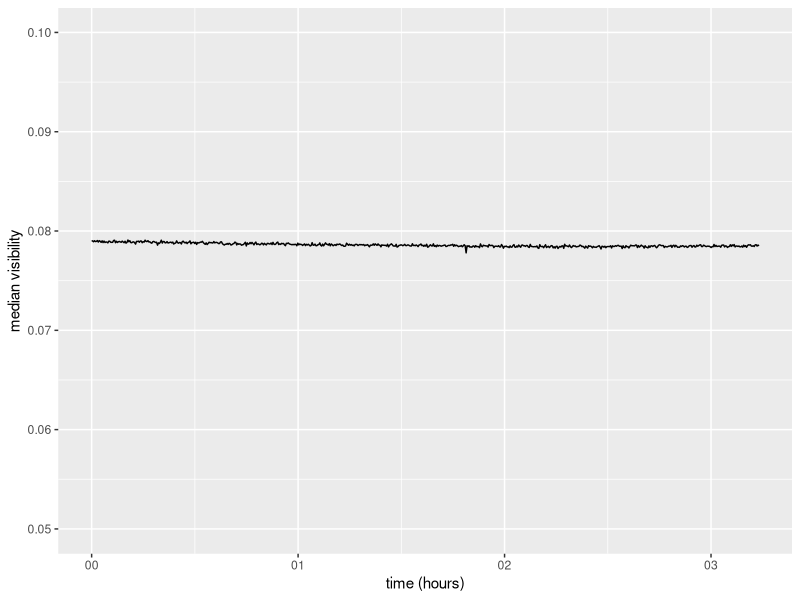
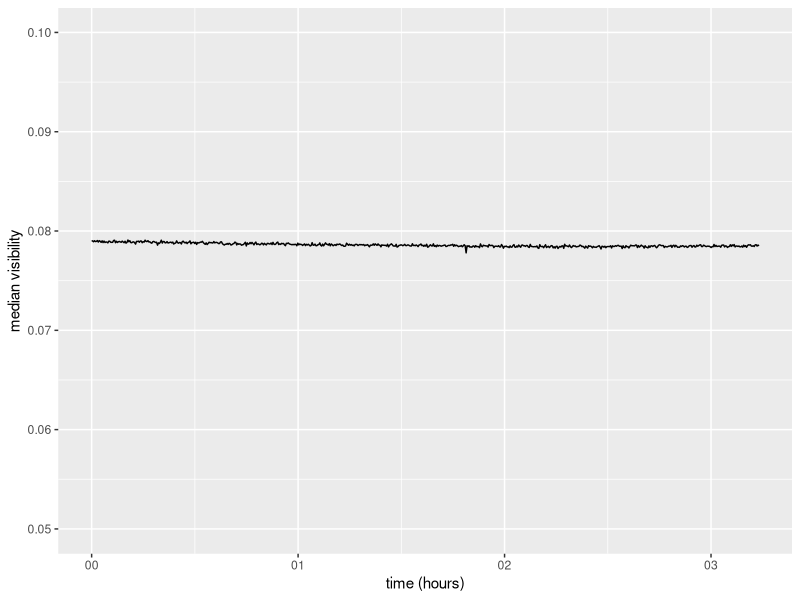

Generate these figures, in order, with R:
#!/usr/bin/env Rscript

library(ggplot2)
library(data.table)
library(scales)

dt = fread("visibility.csv")
setnames(dt, "V1", "time")
setnames(dt, "V2", "visibility")
print(dt)

time_origin = dt[1, time]
dt[, time := as.POSIXct(time - time_origin, origin="1970-01-01")]

plot = ggplot(dt, aes(x=time, y=visibility)) +
    geom_line() +
    scale_x_datetime(labels=date_format("%H")) +
    scale_y_continuous(limits=c(0.05, 0.1)) +
    xlab("time (hours)") +
    ylab("median visibility")

X11()
print(plot)
width = 6
factor = 0.75
height = width * factor
ggsave("visibility_stable.png", plot, width=width, height=height, dpi=300)
invisible(readLines(con="stdin", 1))
